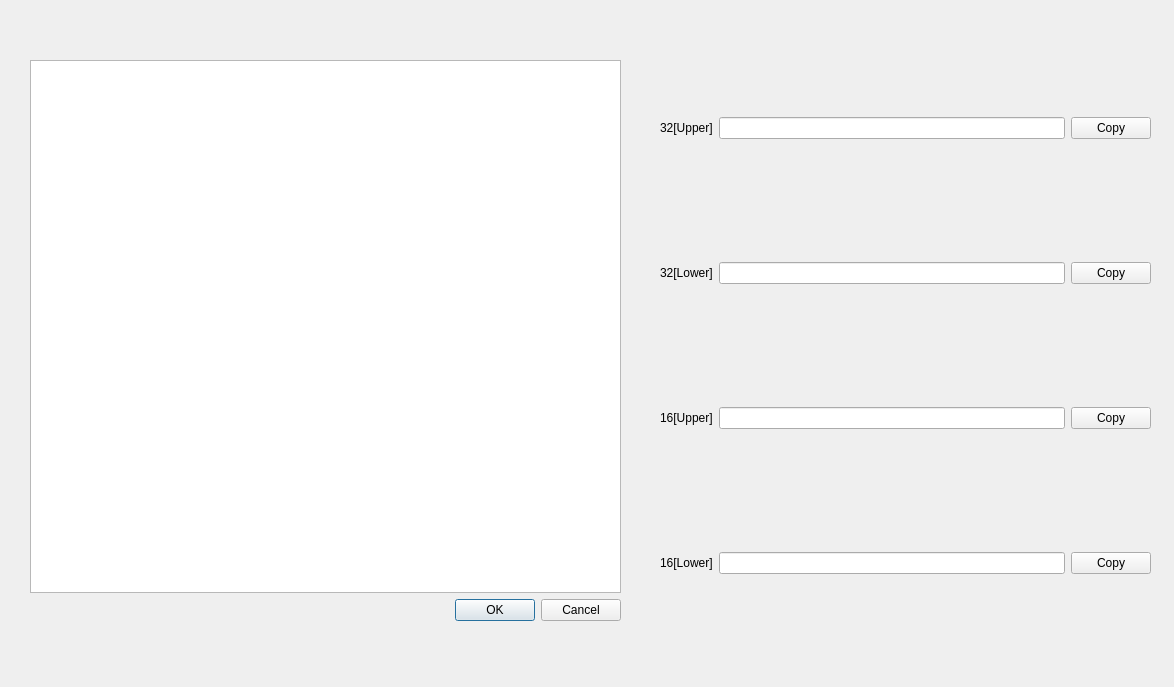
<?xml version="1.0" encoding="UTF-8"?>
<ui version="4.0">
 <class>md5</class>
 <widget class="QWidget" name="md5">
  <property name="geometry">
   <rect>
    <x>0</x>
    <y>0</y>
    <width>1174</width>
    <height>687</height>
   </rect>
  </property>
  <property name="windowTitle">
   <string>Form</string>
  </property>
  <widget class="QWidget" name="">
   <property name="geometry">
    <rect>
     <x>30</x>
     <y>60</y>
     <width>591</width>
     <height>561</height>
    </rect>
   </property>
   <layout class="QGridLayout" name="gridLayout_2">
    <item row="1" column="0">
     <widget class="QDialogButtonBox" name="submit_button">
      <property name="layoutDirection">
       <enum>Qt::LeftToRight</enum>
      </property>
      <property name="standardButtons">
       <set>QDialogButtonBox::Cancel|QDialogButtonBox::Ok</set>
      </property>
     </widget>
    </item>
    <item row="0" column="0">
     <widget class="QTextEdit" name="source_text">
      <property name="minimumSize">
       <size>
        <width>460</width>
        <height>0</height>
       </size>
      </property>
      <property name="maximumSize">
       <size>
        <width>600</width>
        <height>16777215</height>
       </size>
      </property>
     </widget>
    </item>
   </layout>
  </widget>
  <widget class="QWidget" name="">
   <property name="geometry">
    <rect>
     <x>660</x>
     <y>0</y>
     <width>491</width>
     <height>691</height>
    </rect>
   </property>
   <layout class="QGridLayout" name="gridLayout">
    <item row="0" column="0">
     <widget class="QLabel" name="upper32_label">
      <property name="text">
       <string>32[Upper]</string>
      </property>
     </widget>
    </item>
    <item row="0" column="1">
     <widget class="QLineEdit" name="upper32_text">
      <property name="readOnly">
       <bool>true</bool>
      </property>
     </widget>
    </item>
    <item row="0" column="2">
     <widget class="QPushButton" name="upper32_copy">
      <property name="text">
       <string>Copy</string>
      </property>
     </widget>
    </item>
    <item row="1" column="0">
     <widget class="QLabel" name="lower32_label">
      <property name="text">
       <string>32[Lower]</string>
      </property>
     </widget>
    </item>
    <item row="1" column="1">
     <widget class="QLineEdit" name="lower32_text">
      <property name="readOnly">
       <bool>true</bool>
      </property>
     </widget>
    </item>
    <item row="1" column="2">
     <widget class="QPushButton" name="lower32_copy">
      <property name="text">
       <string>Copy</string>
      </property>
     </widget>
    </item>
    <item row="2" column="0">
     <widget class="QLabel" name="upper36_label">
      <property name="text">
       <string>16[Upper]</string>
      </property>
     </widget>
    </item>
    <item row="2" column="1">
     <widget class="QLineEdit" name="upper16_text">
      <property name="readOnly">
       <bool>true</bool>
      </property>
     </widget>
    </item>
    <item row="2" column="2">
     <widget class="QPushButton" name="upper16_copy">
      <property name="text">
       <string>Copy</string>
      </property>
     </widget>
    </item>
    <item row="3" column="0">
     <widget class="QLabel" name="lower16_label">
      <property name="text">
       <string>16[Lower]</string>
      </property>
     </widget>
    </item>
    <item row="3" column="1">
     <widget class="QLineEdit" name="lower16_text">
      <property name="readOnly">
       <bool>true</bool>
      </property>
     </widget>
    </item>
    <item row="3" column="2">
     <widget class="QPushButton" name="lower16_copy">
      <property name="text">
       <string>Copy</string>
      </property>
     </widget>
    </item>
   </layout>
  </widget>
 </widget>
 <resources/>
 <connections/>
</ui>
